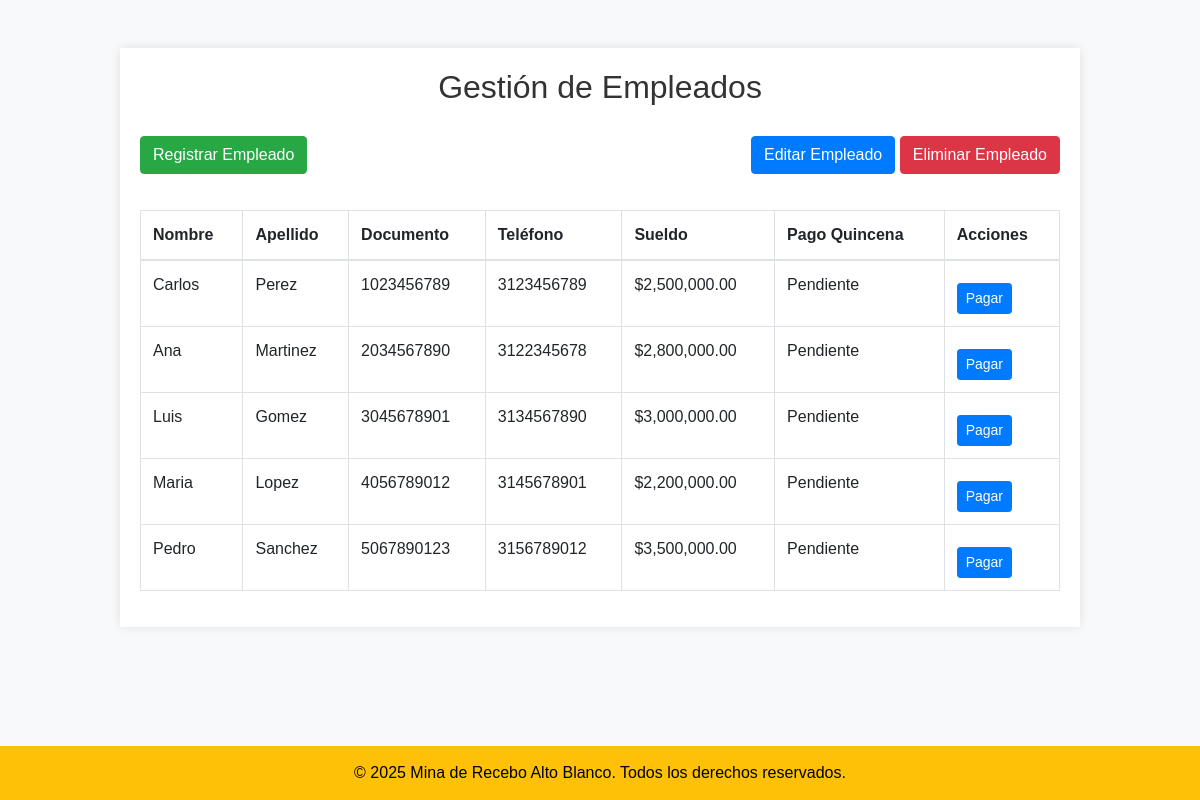
The app's page /empleados.php with its own data.
### tables this page shows
CREATE TABLE `empleados` (
  `id` int(11) NOT NULL,
  `nombre` varchar(100) NOT NULL,
  `apellido` varchar(100) NOT NULL,
  `telefono` varchar(15) NOT NULL,
  `documento` varchar(20) NOT NULL,
  `tipo_sangre` enum('O+','O-','A+','A-','B+','B-','AB+','AB-') NOT NULL,
  `fecha_inicio` date NOT NULL,
  `fecha_nacimiento` date NOT NULL,
  `sueldo` decimal(10,2) NOT NULL,
  `pago_quincena` tinyint(1) NOT NULL DEFAULT 0
);

### empleados.php (the view, shortened to what this page needs)
<?php
$config = include 'config.php';
try {
    $conexion = new PDO(
        'mysql:host=' . $config['db']['host'] . ';dbname=' . $config['db']['dbname'],
        $config['db']['user'],
        $config['db']['pass'],
        $config['db']['options']
    );
    $stmt = $conexion->prepare("SELECT * FROM empleados");
    $stmt->execute();
    $empleados = $stmt->fetchAll(PDO::FETCH_ASSOC);
} catch (PDOException $error) {
    die("Error de conexión: " . $error->getMessage());
}
?>
<!DOCTYPE html>
<html lang="es">
<head>
    <link rel="stylesheet" href="https://cdn.jsdelivr.net/npm/bootstrap@5.3.0/dist/css/bootstrap.min.css">
</head>
<body>
    <?php include 'templates/header.php'; ?>
    <div class="container mt-5">
        <h2 class="text-center">Gestión de Empleados</h2>
        <div class="d-flex justify-content-between mb-3 align-items-center">
            <a href="crear_empleado.php" class="btn btn-success">Registrar Empleado</a>
            <div>
                <button class="btn btn-primary" data-bs-toggle="modal" data-bs-target="#editarModal">Editar Empleado</button>
                <button class="btn btn-danger" data-bs-toggle="modal" data-bs-target="#eliminarModal">Eliminar Empleado</button>
            </div>
        </div>
        <div class="table-responsive">
            <table class="table table-bordered">
                <thead>
                    <tr>
                        <th>Nombre</th>
                        <th>Apellido</th>
                        <th>Documento</th>
                        <th>Teléfono</th>
                        <th>Sueldo</th>
                        <th>Pago Quincena</th>
                        <th>Acciones</th>
                    </tr>
                </thead>
                <tbody>
                    <?php foreach ($empleados as $empleado): ?>
                        <tr>
                            <td><?= htmlspecialchars($empleado['nombre']) ?></td>
                            <td><?= htmlspecialchars($empleado['apellido']) ?></td>
                            <td><?= htmlspecialchars($empleado['documento']) ?></td>
                            <td><?= htmlspecialchars($empleado['telefono']) ?></td>
                            <td>$<?= number_format($empleado['sueldo'], 2) ?></td>
                            <td>
                                <span id="estado-<?= $empleado['id'] ?>">
                                    <?= isset($empleado['pago_quincena']) && $empleado['pago_quincena'] == 1 ? 'Realizado' : 'Pendiente' ?>
                                </span>
                            </td>
                            <td>
                                <?php if (isset($empleado['pago_quincena']) && $empleado['pago_quincena'] == 0): ?>
                                    <form action="procesar_pago.php" method="POST">
                                        <button type="submit" class="btn btn-primary btn-sm">Pagar</button>
                                    </form>
                                <?php else: ?>
                                    <button class="btn btn-secondary btn-sm" disabled>Pagado</button>
                                <?php endif; ?>
                            </td>
                        </tr>
                    <?php endforeach; ?>
                </tbody>
            </table>
        </div>
    </div>
    <?php include 'templates/footer.php'; ?>
</body>
</html>

### templates/header.php (shortened to what this page needs)
<!DOCTYPE html>
<html lang="es">
<head>
    <link rel="stylesheet" href="https://stackpath.bootstrapcdn.com/bootstrap/4.5.2/css/bootstrap.min.css">
    <link rel="stylesheet" href="/css/style.css">
    <link rel="stylesheet" href="https://cdnjs.cloudflare.com/ajax/libs/font-awesome/5.15.1/css/all.min.css">
</head>
<body>
</body>
</html>

### templates/footer.php (shortened to what this page needs)
<!DOCTYPE html>
<html lang="es">
<head>
    <link rel="stylesheet" href="https://stackpath.bootstrapcdn.com/bootstrap/4.5.2/css/bootstrap.min.css">
    <link rel="stylesheet" href="/css/style.css">
    <link rel="stylesheet" href="https://cdnjs.cloudflare.com/ajax/libs/font-awesome/5.15.1/css/all.min.css">
</head>
<body>
    <div class="content">
    </div>
    <footer class="footer">
        © 2025 Mina de Recebo Alto Blanco. Todos los derechos reservados.
    </footer>
</body>
</html>

### css/style.css (style rules this page uses)
body { font-family: Arial, sans-serif; background-color: #f8f9fa; margin: 0; padding: 0; }
.container { margin: 20px auto; max-width: 960px; padding: 20px; background: #fff; box-shadow: 0 0 10px rgba(0,0,0,0.1); }
h2 { margin-bottom: 20px; color: #333; }
.btn { margin-top: 10px; }
.table { margin-top: 20px; }

### templates/footer.php (style rules this page uses)
html, body { height: 100%; margin: 0; display: flex; flex-direction: column; }
.content { flex: 1; }
.footer { background-color: #ffc107; color: black; text-align: center; padding: 15px 0; }

### records on screen
empleados: nombre "Carlos", apellido "Perez", documento "1023456789", telefono "3123456789", sueldo "2,500,000.00", pago_quincena "Pendiente"
empleados: nombre "Ana", apellido "Martinez", documento "2034567890", telefono "3122345678", sueldo "2,800,000.00", pago_quincena "Pendiente"
empleados: nombre "Luis", apellido "Gomez", documento "3045678901", telefono "3134567890", sueldo "3,000,000.00", pago_quincena "Pendiente"
empleados: nombre "Maria", apellido "Lopez", documento "4056789012", telefono "3145678901", sueldo "2,200,000.00", pago_quincena "Pendiente"
empleados: nombre "Pedro", apellido "Sanchez", documento "5067890123", telefono "3156789012", sueldo "3,500,000.00", pago_quincena "Pendiente"
